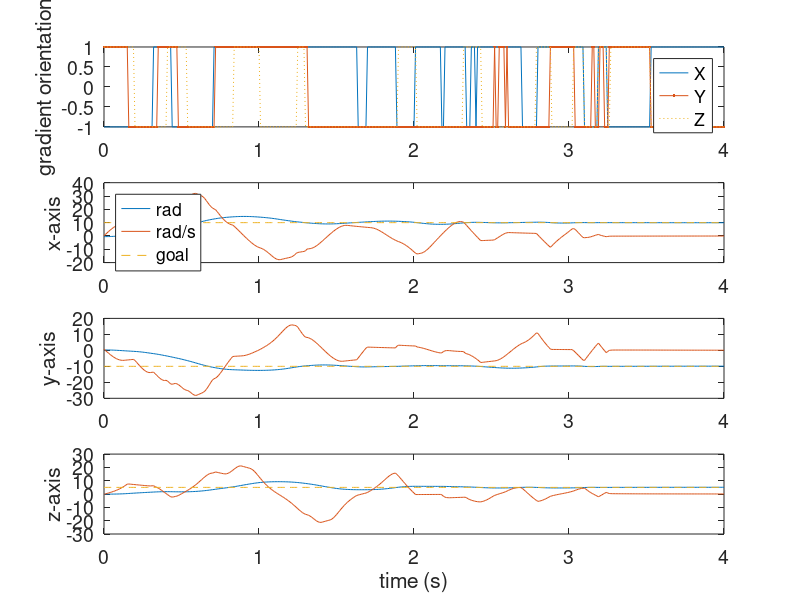
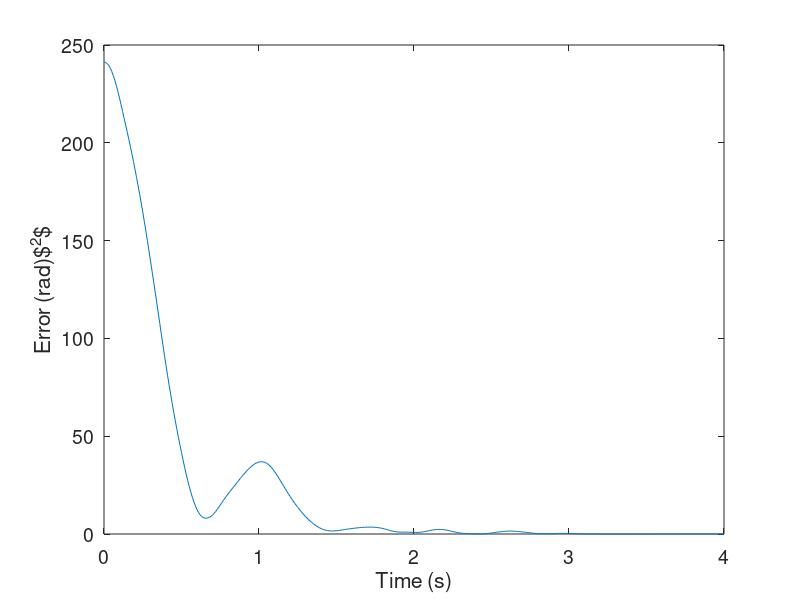

MATLAB code to generate these figures, in order:
function MRImotor3axisPosControl
% CLOSED-LOOP CONTROL:  controls the position of 3 orthogonal rotors
% simultaneously by using a control law constructed using a
% control-Lyapunov function.
%
%  three orthogonal motor drivers (with balanced rotors) are driven by the same
%  magnetic gradient.  We simulate the rotation speed and position of each rotor.
%  Author: Aaron Becker
%  Date: 10/18/2013

close all
format compact
clc
set(0,'DefaultAxesFontSize',14)

MAKE_MOVIE = false;

%  Seed the random number generator
rng(10);

% CONSTANTS, section IV, IJRR article
steelSaturatedMag = 1.36*10^6;      % A/m  http://hyperphysics.phy-astr.gsu.edu/hbase/tables/magprop.html
maxMRIgrad = 0.040;                 %T/m  (page 4, IJRR)
steelBearingDiamInmm = 6;           %= [1,1.5,2,2.5,3,3.5,4,4.5,6,6.5,7,8,9,10,12,13,14,15,16,18,24]; % mm, bearing sizes available from McMaster
r = steelBearingDiamInmm/2*0.001;   % radius in m
Tfr =  8.0*10^-5;                   % 7*10^-5N    =  kg*m/(s^2) (friction PAGE 8, IJRR)
Tl = 0;                              % load torque
m = sphereVol(r)*8530;              %m^3* kg / (m^3), mass of bearing
r1 = 0.018;                         %m, radius rotor arm  with steel bearing.
J = 2*m*r1^2;                       % total inertia
b = 10.0*10^-7;                     %1.0*10^-7 Nms/rad     (PAGE 8, IJRR)
bearingVolMag = sphereVol(r)*steelSaturatedMag; %bearing volume* magnetic susceptibility
posDes = [10,-10,5]; %desired positions

% SET INITIAL CONDITIONS
%Conventions: theta is angle of rotor
% phi is magnetic angle
% psi is slip angle
%[thx, vx, thy, vy, thz, vz]
%state0 = zeros(6,1);
state0 = randn(6,1);


%%%% Simulate applying a constantly rotating control law to 3 rotors:
options = odeset('RelTol',1e-4,'AbsTol',1e-4);
figure(1)
plot(1,1)
title('Rotate Orthogonal Rotors');
tic
[T,Y] = ode45(@MRI3orthonogalRotors,[0:0.01:4],state0,options);

%lin prog, 0.01 s tictoc is: Elapsed time is 14.641404 seconds.
%sign(), 0.01 s tictoc is:   Elapsed time is 0.083913 seconds.
toc
%[T,Y] = ode45(@MRI3orthonogalRotors,[0:0.05:0.1],state0,options);
% t=2s needs 22.024832s

PHIs = zeros(numel(T),3);
for i = 1:length(T)
    PHIs(i,:) = calcPhiVel(T(i),Y(i,:)')';
end
subplot(4,1,1)
plot(T,PHIs(:,1),T,PHIs(:,2),'.-',T,PHIs(:,3),':');
legend('X','Y','Z')
ylabel('gradient orientation')
subplot(4,1,2)
plot(T,Y(:,1),'-',T,Y(:,2),'-',T,posDes(1)*ones(size(T)),'--')
legend('rad', 'rad/s','goal','Location','NorthWest')
ylabel('x-axis')
subplot(4,1,3)
plot(T,Y(:,3),'-',T,Y(:,4),'-',T,posDes(2)*ones(size(T)),'--')
ylabel('y-axis')
subplot(4,1,4)
plot(T,Y(:,5),'-',T,Y(:,6),'-',T,posDes(3)*ones(size(T)),'--')
ylabel('z-axis')
xlabel('time (s)')

set(gcf,'position',[195    49   560   948])
figure(5)
clf
n=3;
plot(T,sum((Y(:,2*(1:n)-1)-repmat(posDes(1:n), size(T))).^2,2))
xlabel('Time (s)')
ylabel('Error (rad)$^2$')
%%%%%%%%%%%%%%%%%%%%%%%%%%%%%%%%%%%%%%%%%%%%%%%%%%%%%%%%%%%
%%%%%%%% MAKE A MOVIE %%%%%%%%%%%%%%%%%%%%%%%%%%%%%%%%%%%%%
%%%%%%%%%%%%%%%%%%%%%%%%%%%%%%%%%%%%%%%%%%%%%%%%%%%%%%%%%%%
if MAKE_MOVIE
    import tacho.*
    import mArrow3class.*
    f2 = figure(2);
    
    
    FrameCount = 1;
    MOVIE_NAME = 'LyapunovPosControl3rotors4s2';
    G.fig = figure(2);
    set(G.fig,'Units','normalized','outerposition',[0 0 1 1],'NumberTitle','off');%'MenuBar','none',
    writerObj = VideoWriter(MOVIE_NAME,'MPEG-4');%http://www.mathworks.com/help/matlab/ref/videowriterclass.html
    set(writerObj,'Quality',100)
    %set(writerObj, 'CompressionRatio', 2);
    open(writerObj);
    
    
    OrientRange = ceil(max( max(abs(Y(:,2*(1:n)-1))))/5)*5; %rad
    %SETUP PLOTS
    hx = subplot(3,3,1);
    %initTacho(axeshandle,minvalue,maxvalue,steps,substeps,textsteps,unit,needlecolor)
    tacho.initTacho(hx,-OrientRange,OrientRange,12,24,3,'x (rad)','r');
    tacho.addGoalTacho(hx,posDes(1),[0.5,0,0])
    hy = subplot(3,3,4);
    tacho.initTacho(hy,-OrientRange,OrientRange,12,24,3,'y (rad)','g');
    tacho.addGoalTacho(hy,posDes(2),[0,0.5,0])
    hz = subplot(3,3,7);
    tacho.initTacho(hz,-OrientRange,OrientRange,12,24,3,'z (rad)','b');
    tacho.addGoalTacho(hz,posDes(3),[0,0,0.5])
    
    subplot(3,3,[2:3,5:6,8:9])
    htitle = title(sprintf('Orthogonal Rotor Position Control, t=%2.1fs',0));
    harrow = mArrow3class.mArrow3([0 0 0],maxMRIgrad*calcPhiVel(T(1),Y(1,:)'),'color','k','stemWidth',0.001,'facealpha',.5);%,'edgecolor','r')
    
    lighting phong
    axis equal
    axis( maxMRIgrad*[-1,1,-1,1,-1,1] );
    grid on
    hold on
    
    [xc, yc, zc] = cylinder;
    rf = maxMRIgrad/20;
    surf(xc*rf+0,yc*rf+0,maxMRIgrad*(zc*0.1-1),'FaceColor',[0 0 0]);
    surf(xc*rf+0,maxMRIgrad*(zc*-0.1+1),yc*rf+0,'FaceColor',[0 0 0]);
    surf(maxMRIgrad*(zc*-0.1+1),xc*rf+0,yc*rf+0,'FaceColor',[0 0 0]);
    %end caps
    phi = linspace(0,2*pi,40);
    xcap = rf*cos(phi);
    ycap = rf*sin(phi);
    grey = [0.8,0.8,0.8];
    patch(xcap,ycap, -maxMRIgrad*0.9*ones(size(xcap)),.5*grey);
    patch(xcap,maxMRIgrad*0.9*ones(size(xcap)),ycap,.5*grey);
    patch(maxMRIgrad*0.9*ones(size(xcap)),xcap,ycap,.5*grey);
    
    % plot the three rotors with magnetic balls on each face
    rRadius = maxMRIgrad/8;
    pts = 25;
    xPx = [ rRadius*cos(linspace(pi/2,3*pi/2,pts)),maxMRIgrad*3/4+ rRadius*cos(linspace(3*pi/2,5*pi/2,pts)),maxMRIgrad*3/4+rRadius/2*cos(linspace(pi/2,-3*pi/2,pts)),maxMRIgrad*3/4+rRadius/3*cos(linspace(pi/2,5*pi/2,pts)),maxMRIgrad*3/4+rRadius*cos(pi/2),rRadius*cos(pi/2),rRadius/2*cos(linspace(pi/2,-3*pi/2,pts))];
    yPx = [ rRadius*sin(linspace(pi/2,3*pi/2,pts)),                rRadius*sin(linspace(3*pi/2,5*pi/2,pts)),               rRadius/2*sin(linspace(pi/2,-3*pi/2,pts)),               rRadius/3*sin(linspace(pi/2,5*pi/2,pts)),               rRadius*sin(pi/2),rRadius*sin(pi/2),rRadius/2*sin(linspace(pi/2,-3*pi/2,pts))];
    
    xPx = [ rRadius*cos(linspace(pi/2,3*pi/2,pts)),maxMRIgrad*3/4+ rRadius*cos(linspace(3*pi/2,5*pi/2,pts)),maxMRIgrad*3/4+rRadius*cos(pi/2),rRadius*cos(pi/2)];
    yPx = [ rRadius*sin(linspace(pi/2,3*pi/2,pts)),                rRadius*sin(linspace(3*pi/2,5*pi/2,pts)),                 rRadius*sin(pi/2),rRadius*sin(pi/2)];
    
    [xsp,ysp,zsp] = sphere;
    xsp = rRadius/2*xsp;
    ysp = rRadius/2*ysp;
    zsp = rRadius/2*zsp;
    
    %draw ball bearings
    hspx = surf(xsp-maxMRIgrad*3/4,ysp+maxMRIgrad*3/4,zsp,'FaceColor','r');
    hspy = surf(xsp+maxMRIgrad*3/4,ysp-maxMRIgrad*3/4,zsp,'FaceColor','g');
    hspz = surf(xsp,ysp+maxMRIgrad*3/4,zsp-maxMRIgrad*3/4,'FaceColor','b');
    set(hspx,'linestyle','none')
    set(hspy,'linestyle','none')
    set(hspz,'linestyle','none')
    
    set(gca,'xTick',-1:0.02:1,'yTick',-1:0.02:1,'zTick',-1:0.02:1)
    axis([-0.04001,0.04001,-0.04001,0.04001,-0.04001,0.04001])
    set(gca,'gridlinestyle','-')
 %   rRadius/2
  %  sphere(
    
%     figure(4)
%     for i = 1:numel(xPx)
%         plot(xPx(i),yPx(i),'.');
%         hold on
%         text(xPx(i),yPx(i),num2str(i));
%         axis equal
%         patch(xPx, yPx,'b');
%     end

    arrX = [0,0,    0.7,0.7,  1,   0.7, 0.7, 0,   0];
    arrY = [0,0.1,  0.1,0.2,  0,  -0.2,-0.1,-0.1, 0];
    arrZ = maxMRIgrad*ones(size(arrX));
    grey = [0.6,0.6,0.6];
    mX = patch(arrZ,arrY,arrX,grey);
    mY = patch(arrY,arrZ,arrX,grey);
    mZ = patch(arrX,arrY,-arrZ,grey);

    armx = patch( maxMRIgrad*0.98*ones(size(xPx)), xPx, yPx,[0.5,0,0]);
    army = patch(xPx,  maxMRIgrad*0.98*ones(size(xPx)), yPx,[0,0.5,0]);
    armz = patch(xPx, yPx, -maxMRIgrad*0.98*ones(size(xPx)),[0,0,0.5]);
    

    
    % mZ = patch(arrX,arrY,-arrZ,grey);
    
    xlabel('x')
    ylabel('y')
    zlabel('z')
   drawnow 
    
    % UPDATE PLOTS
    for i = 1:length(T)
        %phi = calcPhi(T(i));
        phi = calcPhiVel(T(i),Y(i,:)');
        tacho.updateTacho(hx,Y(i,1));
        tacho.updateTacho(hy,Y(i,3));
        tacho.updateTacho(hz,Y(i,5));
        %mArrow3([0 0 0],maxMRIgrad*phi,'color','red','stemWidth',0.001,'facealpha',0.5);
        mArrow3class.updateArrow3(harrow,[0,0,0],maxMRIgrad*phi);
        
        %update projections
        %calculate the magnetic angle in each direction.
        ax = atan2(phi(3),phi(2));  mx = maxMRIgrad*sqrt( phi(3)^2+phi(2)^2);
        ay = atan2(phi(1),phi(3));  my = maxMRIgrad*sqrt( phi(1)^2+phi(3)^2);
        az = atan2(phi(2),phi(1));  mz = maxMRIgrad*sqrt( phi(2)^2+phi(1)^2);
        set(mX, 'YData', mx*(cos(ax)*arrX-sin(ax)*arrY),'ZData',  mx*(sin(ax)*arrX+cos(ax)*arrY), 'XData',arrZ);
        set(mY, 'ZData', my*(cos(ay)*arrX-sin(ay)*arrY), 'XData', my*(sin(ay)*arrX+cos(ay)*arrY),'YData', arrZ);
        set(mZ, 'XData', mz*(cos(az)*arrX-sin(az)*arrY), 'YData', mz*(sin(az)*arrX+cos(az)*arrY),'ZData', -arrZ);
        
        %update rotor arms
        set(armx, 'XData',maxMRIgrad*0.95*ones(size(xPx)),'YData', cos(Y(i,1))*xPx-sin(Y(i,1))*yPx,'ZData',  sin(Y(i,1))*xPx+cos(Y(i,1))*yPx );
        set(army, 'ZData', cos(Y(i,3))*xPx-sin(Y(i,3))*yPx, 'XData', sin(Y(i,3))*xPx+cos(Y(i,3))*yPx ,'YData', +maxMRIgrad*0.95*ones(size(xPx)));
        set(armz, 'XData', cos(Y(i,5))*xPx-sin(Y(i,5))*yPx, 'YData', sin(Y(i,5))*xPx+cos(Y(i,5))*yPx ,'ZData', -maxMRIgrad*0.95*ones(size(xPx)));
        
        set(hspx, 'XData', xsp+maxMRIgrad*.95, 'YData', ysp+cos(Y(i,1))*maxMRIgrad*3/4,'ZData', zsp+sin(Y(i,1))*maxMRIgrad*3/4);
        set(hspy, 'XData', xsp+sin(Y(i,3))*maxMRIgrad*3/4, 'YData', ysp+maxMRIgrad*.95,'ZData', zsp+cos(Y(i,3))*maxMRIgrad*3/4);
        set(hspz, 'XData', xsp+cos(Y(i,5))*maxMRIgrad*3/4, 'YData', ysp+sin(Y(i,5))*maxMRIgrad*3/4,'ZData', zsp-maxMRIgrad*.95);
        
        set(htitle,'string',sprintf('Orthogonal Rotor Position Control, t=%2.1fs',T(i)));
        %drawnow
        %pause(0.2)
        updateDrawing
       % pause(0.01)
    end
    %%%%%%%%%%%%%%%%%%%%%%%%%%%%%%%%%%%%%%%%%%%%%%%%%%%%%%%%%%%
    %%%%%%%% END MAKE A MOVIE %%%%%%%%%%%%%%%%%%%%%%%%%%%%%%%%%
    %%%%%%%%%%%%%%%%%%%%%%%%%%%%%%%%%%%%%%%%%%%%%%%%%%%%%%%%%%%
    
end

    function v = sphereVol(r)
        v = 4/3*pi*r.^3;
    end


    function Phi = calcPhiVel(~,Y)
        % solves a linear program to minimize the candidate Lyapunov
        % function
        gain = 100;
        % velocity errors
        ex = gain*(posDes(1)-Y(1))-Y(2);
        ey = gain*(posDes(2)-Y(3))-Y(4);
        ez = gain*(posDes(3)-Y(5))-Y(6);
        %Trig shorthand
        F =  [-ey*cos(Y(3)) + ez*sin(Y(5));
            -ez*cos(Y(5)) + ex*sin(Y(1));
            -ex*cos(Y(1)) + ey*sin(Y(3))];
        Phi = -sign( F);
        %Phi = -sign(F).*(abs(F)>1); 
        
    end

    function Fout = staticFriction(Fapplied)
        % combines Static Friction and Applied Force
        if  Fapplied > Tfr
            Fout = Fapplied-Tfr;
        elseif Fapplied < -Tfr
            Fout = Fapplied+Tfr;
        else
            Fout = 0;
        end
        
        % I tried this, but no speed up
        %        Ibig = Fapplied > Tfr;
        %         Isml = Fapplied <-Tfr;
        %         Fout = Fapplied.*(Ibig+Isml)-Tfr*Ibig + Tfr*Isml;
        %         
        %     if vel > 1;
        %         Fout = Fout-FstaticFriction;
        %     elseif vel < -1
        %         Fout = Fout+FstaticFriction;
        %     end
        
    end

    function dy = MRI3orthonogalRotors(t,y)
        % ODE45 differential equations for 3 orthogonal rotors
        %1 Hz magnetic field rotation around world y-axis (coordinates follow Fig.
        %1 of IJRR 2013 article.)
        %PHI = calcPhi(t);
        PHI = calcPhiVel(t,y);
        
        % magnetic gradients
        dBx = maxMRIgrad*PHI(1);
        dBy = maxMRIgrad*PHI(2);
        dBz = maxMRIgrad*PHI(3);
        
        %forces on balls
        Fx = bearingVolMag*dBx;
        Fy = bearingVolMag*dBy;
        Fz = bearingVolMag*dBz;
        
        %calculate the magnetic angle in each direction.
        %         phix = atan2(Fz,Fy);
        %         phiy = atan2(Fx,Fz);
        %         phiz = atan2(Fy,Fx);
        %
        dy = zeros(6,1);    % a column vector
        
        %project force onto perpendicular vector
        %[thx, vx, thy, vy, thz, vz]
        dy([1,3,5]) = y([2,4,6]);
        
        dy([2,4,6]) = 1/J*(  -b*y([2,4,6]) -Tl +[staticFriction(r1*(Fz*cos(y(1))-Fy*sin(y(1))))  ;
                                                 staticFriction(r1*(Fx*cos(y(3))-Fz*sin(y(3))))  ;
                                                 staticFriction(r1*(Fy*cos(y(5))-Fx*sin(y(5))))]  );
    end
    function updateDrawing
        drawnow
        if(MAKE_MOVIE)
            FrameCount=FrameCount+1;
            figure(f2)
        %    set(gcf,'renderer','painters')  %can  cause an error if arrows
        %    disappear.
            tfig = myaa(4);
          %  F = getframe_nosteal_focus; %
            F = getframe;
           % writeVideo(writerObj,F.cdata);
            close(tfig)
            while(FrameCount < 10)
                updateDrawing
            end
            
        end
    end

end




